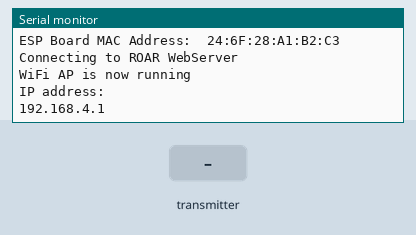
Bench run of a sketch on a simulated ESP32. Parts: the last lines printed to the serial monitor. Inputs (shaded band) come from the test bench.

Above: at 1.2 s.
1.3 s: the transmitter starts sending id = 0
At 1.61 s:
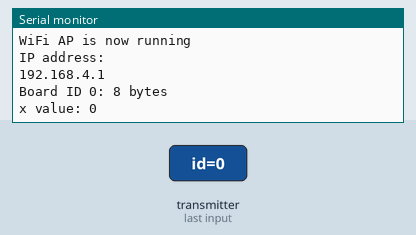
2.8 s: the transmitter starts sending x = 1024
At 3.11 s:
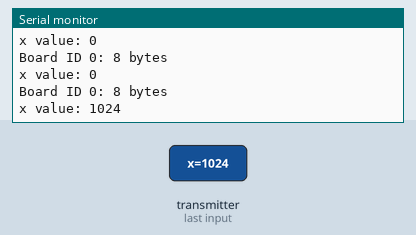
4.3 s: the transmitter starts sending id = 1
5.8 s: the transmitter starts sending x = 2048
At 6.11 s:
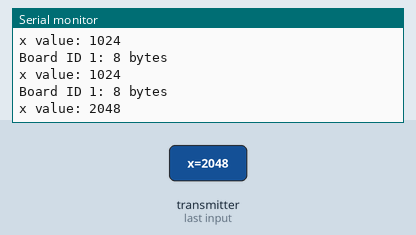
Timing chart, 0 to 8.3 s (numbered marks = the images above; inputs shaded):
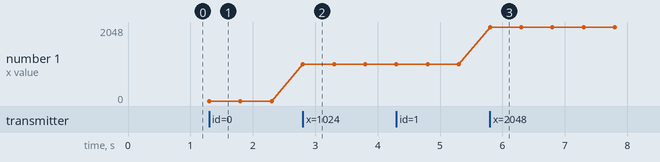

The sketch:

ReceiverESP32.ino
```cpp
#include <WiFi.h>
#include <Wire.h>
#include <esp_now.h>

// Reciever Board Code

uint8_t broadcastAddress[] = {0xFF, 0xFF, 0xFF, 0xFF, 0xFF, 0xFF};

typedef struct struct_message {
  int id;
  int x;
}struct_message;

// Create a struct_message called myData
struct_message myData;

// Create the global variable
double R2R1_diff; //difference of rower 2 w/respect to rower 1
double R3R1_diff; //difference of rower 3 w/respect to rower 1
double R4R1_diff; //difference of rower 4 w/respect to rower 1
int sync_thrs = 150; //threshold of 3 g's (not final waiting on testing)
int R2R1_sync = 0; //sync bits for rower 2, 1 for faster, 2 in sync, 3 for slower
int R3R1_sync; // sync bits for rower 3
int R4R1_sync; // sync bits for rower 4

// Create a structure to hold the readings from each board
struct_message board1;
struct_message board2;
struct_message board3;
struct_message board4;

// Create an array with all the structures
struct_message boardsStruct[4] = {board1, board2, board3, board4};

// callback function that will be executed when data is received
void OnDataRecv(const uint8_t * mac_addr, const uint8_t *incomingData, int len) {
  char macStr[18];
  //Serial.print("Packet received from: ");
  snprintf(macStr, sizeof(macStr), "%02x:%02x:%02x:%02x:%02x:%02x",
           mac_addr[0], mac_addr[1], mac_addr[2], mac_addr[3], mac_addr[4], mac_addr[5]);
  //Serial.println(macStr);
  memcpy(&myData, incomingData, sizeof(myData));
  Serial.printf("Board ID %u: %u bytes\n", myData.id, len);
  //Update the structures with the new incoming data
  boardsStruct[myData.id-1].x = abs(myData.x); //add data into board1
  Serial.printf("x value: %d \n", boardsStruct[myData.id-1].x);
  //Serial.printf("R3R1 Sync: %d \n", R2R1_sync);
  //compare rower 2 to rower 1
  R2R1_diff = boardsStruct[0].x - boardsStruct[1].x; //rower 1 - rower 2
  if(R2R1_diff <= sync_thrs && R2R1_diff >= -sync_thrs){ //rowers in sync
      R2R1_sync = 2;
    } else if (R2R1_diff < -sync_thrs){ //rower2 faster
      R2R1_sync = 1;
    } else { //rower 2 slower
      R2R1_sync = 3;
    }
  //compare rower 3 to rower 1
  R3R1_diff = boardsStruct[0].x - boardsStruct[2].x; //rower 1 - rower 3
  if(R3R1_diff <= sync_thrs && R3R1_diff >= -sync_thrs){ //rowers in sync
      R3R1_sync = 2;
    } else if (R3R1_diff < -sync_thrs){ //rower3 faster
      R3R1_sync = 1;
    } else { //rower 3 slower
      R3R1_sync = 3;
    }
  //compare rower 4 to rower 1
  R4R1_diff = boardsStruct[0].x - boardsStruct[3].x; //rower 1 - rower 4
  if(R4R1_diff <= sync_thrs && R4R1_diff >= -sync_thrs){ //rowers in sync
      R4R1_sync = 2;
    } else if (R4R1_diff < -sync_thrs){ //rower4 faster
      R4R1_sync = 1;
    } else { //rower 4 slower
      R4R1_sync = 3;
    }
}

// const uint8_t MPU_ADDR = 0x68; // I2C address of the MPU-6050
const int xPin = 2;
const int yPin = 3;
const int zPin = 4;

// Create the objects for server and client
WiFiServer server(80);
WiFiClient client;

const char* ssid   = "ROAR WebServer";// This is the SSID that ESP32 will broadcast
const char* password = "12345678";     // password should be atleast 8 characters to make it work


// Variable to store the HTTP request
String header;

void sendResponse() {
  // Send the HTTP response headers
  client.println("HTTP/1.1 200 OK");
  client.println("Content-type:text/html");
  client.println("Connection: close");
  client.println();
}

void updateWebpage() {

  // Send the whole HTML
  client.println("<!DOCTYPE html><html>");
  client.println("<head>");
  client.println("<meta http-equiv=\"refresh\" content=\"1\">");
  client.println("<title>ESP32 Accelerometer Sensor</title>");
  client.println("</head>");

  // Web Page Heading
  client.println("<body><h1>ESP32 Accelerometer Sensor</h1>");

  //rower 1
 // client.println("<p>1. X: " + String(accel_xR1[b]) + "</p>");
  //client.print("<hr>");

  //rower 2
  //client.println("<p>2. Y: " + String(accel_xR2[b]) + "</p>");
  //client.print("<hr>");
  //b++;

  //Z
  //client.println("<p>3. Z: " + String(accel_z) + "</p>");
  client.println("</body></html>");
  client.println();
}

void setup() {
  Serial.begin(115200);

  //Set device as a Wi-Fi Station
  WiFi.mode(WIFI_STA);

  Serial.println();
  Serial.print("ESP Board MAC Address:  ");
  Serial.println(WiFi.macAddress());
  Serial.print("Connecting to ");
  Serial.println(ssid);

  //Init ESP-NOW
  if (esp_now_init() != ESP_OK) {
    Serial.println("Error initializing ESP-NOW");
    return;
  }

  // Once ESPNow is successfully Init, we will register for recv CB to
  // get recv packer info
  esp_now_register_recv_cb(OnDataRecv);

  // Create the ESP32 access point
  WiFi.softAP(ssid, password);

  Serial.println( "" );
  Serial.println( "WiFi AP is now running" );
  Serial.println( "IP address: " );
  Serial.println( WiFi.softAPIP() );

  // Start our ESP32 server
  server.begin();
}

void loop() {

  //accel_x = analogRead(xPin);
  //accel_y = analogRead(yPin);
  //accel_z = analogRead(zPin);
  /*
  Serial.print("Accelx:");
  Serial.print(accel_x);
  Serial.print(",");
  Serial.print("Accely:");
  Serial.print(accel_y);
  Serial.print(",");
  Serial.print("Accelz:");
  Serial.print(accel_z);
  Serial.print("\n");
  */
  /*
  if ( client = server.available() ) {  // Checks if a new client tries to connect to our server
    Serial.println("New Client.");
    String clientData = "";
    while ( client.connected() ) {    // Wait until the client finish sending HTTP request
      if ( client.available() ) {     // If there is a data,
        char c = client.read();      //  read one character
        header += c;            //  then parse it
        Serial.write(c);
        if (c == 'n') {         // If the character is carriage return,
          //  it means end of http request from client
          if (clientData.length() == 0) { //  Now that the clientData is cleared,
            sendResponse();        //    perform the necessary action
            updateWebpage();
            break;
          } else {
            clientData = "";       //  First, clear the clientData
          }
        } else if (c != 'r') {      // Or if the character is NOT new line
          clientData += c;        //  store the character to the clientData variable
        }
      }
    }
    header = "";

    client.stop();            // Disconnect the client.
    Serial.println("Client disconnected.");
    Serial.println("");


  }
 */

  delay(50);
}
```

Measured:
- after the input at 1.3 s, the serial monitor: prints a new line at once (image 1)
- after the input at 2.8 s, the serial monitor: prints a new line at once (image 2)
- after the input at 5.8 s, the serial monitor: prints a new line at once (image 3)
- plotted number 1: 0 → 1024 after the input at 2.8 s, 1024 → 2048 after the input at 5.8 s
